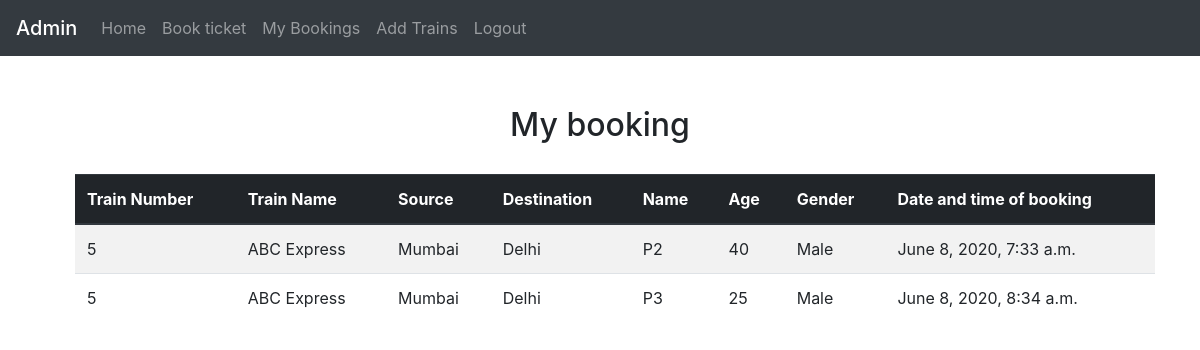
/reservation/mybooking/ (signed in), run on the app's committed database.
### reservation/models.py (models this page shows)
class person(models.Model):
    name=models.CharField(max_length=50)
    age=models.IntegerField()
    gender=models.CharField(max_length=50)
    email=models.EmailField(max_length=254)
    date_and_time_of_booking=models.DateTimeField(auto_now_add=True)
    train=models.ForeignKey('trains', on_delete=models.CASCADE)

class trains(models.Model):
    train_name=models.CharField(max_length=50)
    source=models.CharField(max_length=50)
    destination=models.CharField(max_length=50)
    time=models.TimeField(auto_now=False, auto_now_add=False)
    price=models.FloatField(default=120)
    seats_available=models.IntegerField()

### reservation/views.py (the view)
# urls.py: path('mybooking/',views.mybooking,name="mybooking"),
def mybooking(request):
    if request.user.is_authenticated:
        p = person.objects.filter(email=request.user.email)
        return render(request, './mybooking.html', {'persons': p})
    else:
        return render(request, './error.html', {'msg': "User not authenticated"})

### reservation/templates/mybooking.html
{% extends "./base.html" %}
{% block content %}
<div style="margin-top: 50px;">
    <center><h2> My booking </h2></center>
    <table class="table table-striped" style="width: 90%;margin-left:75px ;margin-top: 30px;">
        <thead class="thead-dark">
            <tr>
                <th scope="col">Train Number</th>
                <th scope="col">Train Name</th>
                <th scope="col">Source</th>
                <th scope="col">Destination</th>
                <th scope="col">Name</th>
                <th scope="col">Age</th>
                <th scope="col">Gender</th>
                <th scope="col">Date and time of booking</th>
            </tr>
        </thead>
        <tbody>
            {%for p in persons%}
            <tr>
                <td>{{p.train.pk}}</td>
                <td>{{p.train.train_name}}</td>
                <td>{{p.train.source}}</td>
                <td>{{p.train.destination}}</td>
                <td>{{p.name}}</td>
                <td>{{p.age}}</td>
                <td>{{p.gender}}</td>
                <td>{{p.date_and_time_of_booking}}</td>
            </tr>
            {% endfor %}
        </tbody>
    </table>
</div>
{% endblock %}

### data on the page
person: train.pk "5", train.train_name "ABC Express", train.source "Mumbai", train.destination "Delhi", name "P2", age "40", gender "Male", date_and_time_of_booking "June 8, 2020, 7:33 a.m."
person: train.pk "5", train.train_name "ABC Express", train.source "Mumbai", train.destination "Delhi", name "P3", age "25", gender "Male", date_and_time_of_booking "June 8, 2020, 8:34 a.m."
